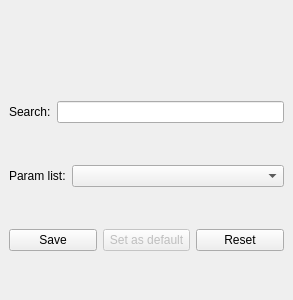
<?xml version="1.0" encoding="UTF-8"?>
<ui version="4.0">
 <class>WinCamera</class>
 <widget class="QDockWidget" name="WinCamera">
  <property name="windowModality">
   <enum>Qt::NonModal</enum>
  </property>
  <property name="geometry">
   <rect>
    <x>0</x>
    <y>0</y>
    <width>293</width>
    <height>300</height>
   </rect>
  </property>
  <property name="minimumSize">
   <size>
    <width>293</width>
    <height>180</height>
   </size>
  </property>
  <property name="features">
   <set>QDockWidget::AllDockWidgetFeatures</set>
  </property>
  <property name="windowTitle">
   <string>Camera param</string>
  </property>
  <widget class="QWidget" name="Camera">
   <layout class="QVBoxLayout" name="verticalLayout">
    <item>
     <widget class="QLabel" name="lbl_param_name">
      <property name="sizePolicy">
       <sizepolicy hsizetype="Preferred" vsizetype="Maximum">
        <horstretch>0</horstretch>
        <verstretch>0</verstretch>
       </sizepolicy>
      </property>
      <property name="text">
       <string/>
      </property>
     </widget>
    </item>
    <item>
     <layout class="QHBoxLayout" name="horizontalLayout">
      <property name="sizeConstraint">
       <enum>QLayout::SetDefaultConstraint</enum>
      </property>
      <item>
       <widget class="QLabel" name="label">
        <property name="sizePolicy">
         <sizepolicy hsizetype="Maximum" vsizetype="Maximum">
          <horstretch>0</horstretch>
          <verstretch>0</verstretch>
         </sizepolicy>
        </property>
        <property name="text">
         <string>Search:</string>
        </property>
       </widget>
      </item>
      <item>
       <widget class="QLineEdit" name="txt_search"/>
      </item>
     </layout>
    </item>
    <item>
     <layout class="QHBoxLayout" name="horizontalLayout_2">
      <item>
       <widget class="QLabel" name="label_2">
        <property name="sizePolicy">
         <sizepolicy hsizetype="Maximum" vsizetype="Preferred">
          <horstretch>0</horstretch>
          <verstretch>0</verstretch>
         </sizepolicy>
        </property>
        <property name="text">
         <string>Param list:</string>
        </property>
       </widget>
      </item>
      <item>
       <widget class="QComboBox" name="cb_filter_param">
        <property name="sizePolicy">
         <sizepolicy hsizetype="Minimum" vsizetype="Fixed">
          <horstretch>0</horstretch>
          <verstretch>0</verstretch>
         </sizepolicy>
        </property>
       </widget>
      </item>
     </layout>
    </item>
    <item>
     <layout class="QVBoxLayout" name="layout_params"/>
    </item>
    <item>
     <layout class="QHBoxLayout" name="horizontalLayout_3">
      <item>
       <widget class="QPushButton" name="saveButton">
        <property name="text">
         <string>Save</string>
        </property>
       </widget>
      </item>
      <item>
       <widget class="QPushButton" name="defaultButton">
        <property name="enabled">
         <bool>false</bool>
        </property>
        <property name="text">
         <string>Set as default</string>
        </property>
       </widget>
      </item>
      <item>
       <widget class="QPushButton" name="resetButton">
        <property name="enabled">
         <bool>true</bool>
        </property>
        <property name="text">
         <string>Reset</string>
        </property>
       </widget>
      </item>
     </layout>
    </item>
   </layout>
  </widget>
 </widget>
 <resources/>
 <connections/>
</ui>
